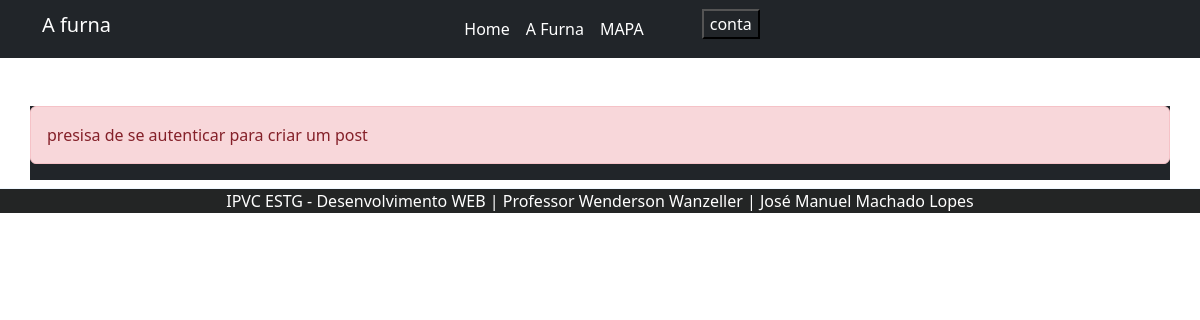
The page /pages/client/blog/blog.php on the database as committed earlier.
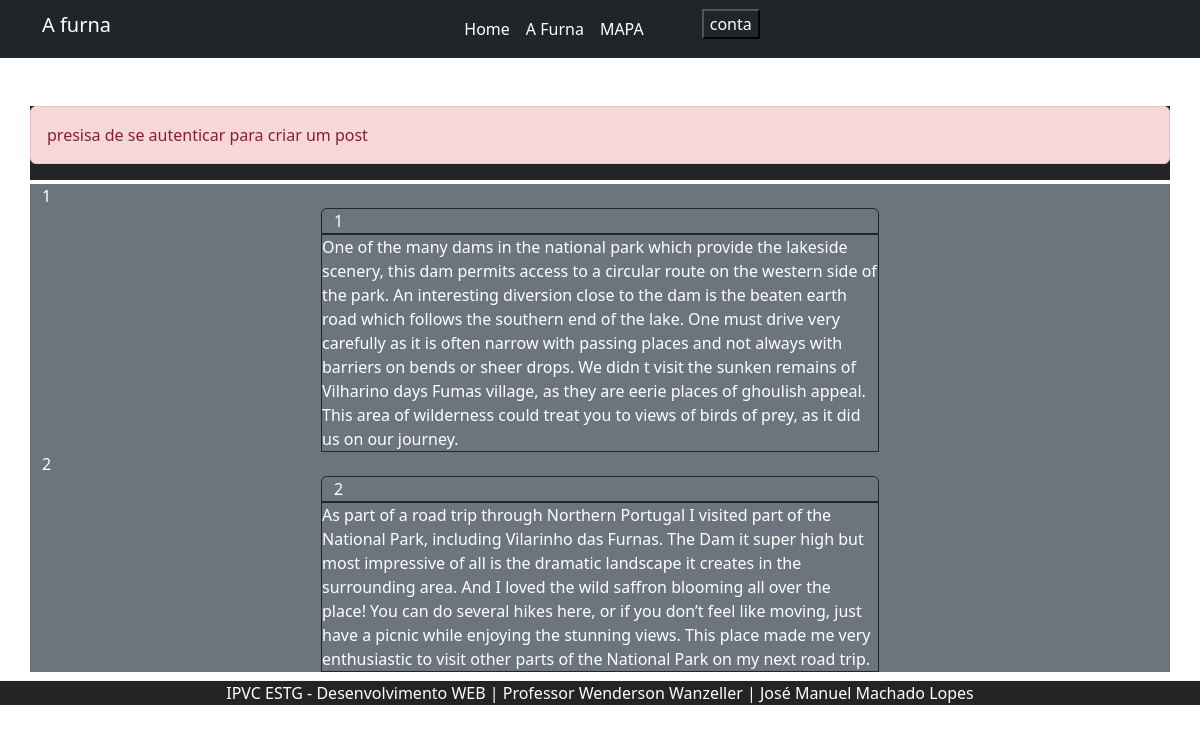
The same page on the database as committed later.
### tables this page shows
CREATE TABLE posts(
            id INTEGER PRIMARY KEY,
            utilizador int,  
            texto char
        );

### src/utils/auxiliadores.php (called while the page is built, shortened)
<?php
    include_once __DIR__.'/../../database/connections/request_cont.php';
function autenticado(){
    return isset($_SESSION['id']) ? true : false;
}
function utilizador(){
    if(autenticado()){
        return utilizador_data($_SESSION['id']);
    }else{
        return false;
    }
}
function get_all(){
    return all_post();
}

### database/connections/request_cont.php (called while the page is built, shortened)
<?php
    function  all_post(){
        $sql = 'SELECT*FROM posts ';
        $get =$GLOBALS['pdo']->query($sql);
        $post = [];
        while($lista  = $get->fetch()){
            $post[] = $lista;
        }
        return $post;
    }

### pages/client/blog/blog.php (the view, shortened to what this page needs)
<?php
    include_once __DIR__ . '/../../../pages/client/templates/header.php';
    include_once __DIR__ . '/../../../src/utils/auxiliadores.php';
    $session_id = utilizador();
    $posts = get_all();
?>
<link href="https://cdn.jsdelivr.net/npm/bootstrap@5.2.3/dist/css/bootstrap.min.css" rel="stylesheet">
<link rel="stylesheet" href="./blog.css">
    <nav class="navbar navbar-expand-md navbar-dark bg-dark">
        <div class="container ">
            <a class="navbar-brand h1 col" href="">A furna</a>
            <div class=" collapse navbar-collapse  " id="collapsibleNavbar">
                    <ul class="navbar-nav col">
                        <li  class="  nav-item    ">
                            <a class=" nav-link active col "  href="/index.php">Home</a>
                        </li>
                        <li  class="   nav-item   ">
                            <a class=" nav-link active col" href="/pages/client/furna/furna.php">A Furna</a>
                        </li>
                        <li  class="  nav-item   ">
                            <a class=" nav-link active col" href="/pages/client/mapa/mapa.php">MAPA</a>
                        </li>
                        <li class="col">
                            <button id="login_abrir" >conta</button>
                        </li>
                    </ul>
            </div>
        </div>
    </nav>
    <main >
        <section class="container">
            <div class="row bg-dark  mt-5 mb-1">
                <?php
                    if($session_id){
                        echo '<a href="../criar_post/criar_post.php"class="col-3 btn btn-secondary m-4" >criar o seu post</a>';
                    }else{
                        echo '<div class="alert alert-danger alert-dismissible fade show" role="alert">';
                        echo 'presisa de se autenticar para criar um post';
                        echo '</div>';
                    }
                ?>
            </div>
        </section>
        <section class="bg-secondary container text-white mb-2">
                <div class="container">
                    <div >
                        <?php
                        $num = 0;
                            foreach($posts as $post){
                                $num++;
                        ?>
                        <div class="row "> <?php echo $num ?></div>
                        <div class="row ">
                            <div class="col-3 "></div>
                            <div class="col-6">
                                <div class="row border border-dark rounded-top ">
                                    <div class="col-6 ">
                                        <?php echo $post['utilizador']; ?>
                                    </div>
                                    <div class="col-6">
                                    </div>
                                </div>
                                <div class='row border border-dark rounded-botton'>
                                        <?php echo $post['texto']; ?>
                                </div>
                            </div>
                        </div>
                        <?php
                            }
                        ?>
                    </div>
                </div>
        </section>
    </main>
<?php
    include_once __DIR__ . '/../../../pages/client/templates/rodape.php'
?>

### pages/client/templates/header.php (shortened to what this page needs)
<?php
        @include_once __DIR__ . '/../../../src/utils/auxiliadores.php';
?>
<!DOCTYPE html>
<html lang="en">
<head>
</head>

### pages/client/templates/rodape.php (shortened to what this page needs)
    <div style="border-top-style: solid; border-width: 1px; border-color: aliceblue; background-color: rgb(35, 37, 37); width: 100%;  color: rgb(255, 255, 255);">
        <footer class="container">
            <article class="col 3 align-items-center justify-content-center text-center">
                <p >IPVC ESTG - Desenvolvimento WEB | Professor Wenderson Wanzeller | José Manuel Machado Lopes</p>
            </article>
        </footer>
    </div>
</body>
</html>

### pages/client/blog/blog.css (style rules this page uses)
li button { margin-left: 50px; color: white; text-align: center; text-decoration: none; background-color: rgb(168, 124, 66,0); }

Rows that differ between the two databases and show on the page:
added posts: utilizador "1", texto "One of the many dams in the national park which provide the lakeside scenery, this dam permits access to a circular route on the western side of the park. An interesting diversion close to the dam is the beaten earth road which follows the southern end of the lake. One must drive very carefully as it is often narrow with passing places and not always with barriers on bends or sheer drops. We didn t visit the sunken remains of Vilharino days Fumas village, as they are eerie places of ghoulish appeal. This area of wilderness could treat you to views of birds of prey, as it did us on our journey."
added posts: utilizador "2", texto "As part of a road trip through Northern Portugal I visited part of the National Park, including Vilarinho das Furnas. The Dam it super high but most impressive of all is the dramatic landscape it creates in the surrounding area. And I loved the wild saffron blooming all over the place! You can do several hikes here, or if you don’t feel like moving, just have a picnic while enjoying the stunning views. This place made me very enthusiastic to visit other parts of the National Park on my next road trip."
